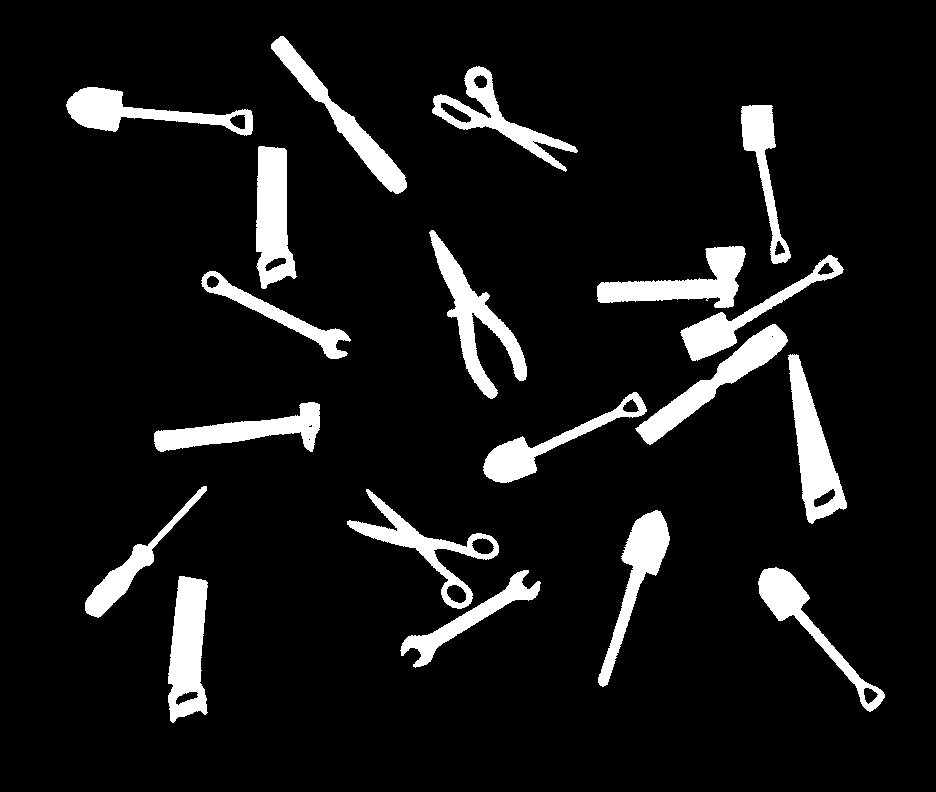
%> input picture Aula 9/TP2_img_01_01b.png, 936 x 792 px
$ octave aula9.m   (GNU Octave 9; MATLAB toolbox functions it lacks are replaced by stand-ins)
%> lines starting %> are read from the running program, lines starting %| are printed output that depends on the picture; in (x1, y1, x2, y2) boxes, pixels count from 0 and x2, y2 are one past the last pixel; in counts of white or black regions, pixels touching at a corner belong together; the program's own positions count from 1
%% TemplateCodeSVPI -------------------------------------------------------
% Name:       João Maria
% Num. Mec:   89132
% Date:       2022

%% Initial configurations
clc % Clear all text from command window
close all % Close all figures previously opened
clear % Clear previous environment variables
%addpath('../lib') % Update yout matlab path (the folder must exist)

list_of_exercises = { %Add, comment or uncomment at will
    %   'Ex1'
    %   'Ex2'
    %   'Ex3'
       'Ex4'
    %
    }; %Defines the exercise to be executed (one or more at a time).


%% Ex1 -------------------------------------------------------------------

exercise = 'Ex1'; % Define the name of the current exercise
if ismember(exercise, list_of_exercises) %... if exer. in list_of_exercises
    disp(['Executing ' exercise ':'])
    clearvars -except list_of_exercises % Delete all previously declared vars

    IM=40;

    A=imread('TP2_img_01_01b.png');
    T=imread('tesoura_org_template.png');

    h=size(T,1);
    w=size(T,2);

    figure();
    imshow(A)

    R=normxcorr2(T,A);

    figure()
    imshow(R)
    pause(0.1)
    hold on;


    [ymax,xmax]=find(R==max(max(R)));
    plot(xmax, ymax,'*g','MarkerSize',18)


    y_max_A=ymax-h/2;
    x_max_A=xmax-w/2;
    %figure(1)
    pause(0.1)
    plot(x_max_A,y_max_A,'*g','MarkerSize',18)


    [L,num]=bwlabel(A);
    s=regionprops(A,'Centroid');

    min_length=9999999;
    min_length_obj_idx=-1;


    for k=1:length(s)
        x=s(k).Centroid(1);
        y=s(k).Centroid(2);
        text(x,y,num2str(k),'FontSize',15,'Color',[1 0 0])
        plot(x,y,'r*','MarkerSize',18)
        plot([x x_max_A],[y y_max_A],'b-')

        obj_length=sqrt((x-x_max_A)^2+(y-y_max_A)^2);

        if obj_length<min_length
            min_length=obj_length;
            min_length_obj_idx=k;

        end

    end

    min_length_obj_idx

end


%% Ex2 -------------------------------------------------------------------

exercise = 'Ex2'; % Define the name of the current exercise
if ismember(exercise, list_of_exercises) %... if exer. in list_of_exercises
    disp(['Executing ' exercise ':'])
    clearvars -except list_of_exercises % Delete all previously declared vars


       A = im2double(imread('TP2_img_01_01b.png'));
    % A = imbinarize(A);
    A = bwareaopen(A,200); % remove objetos com menos de 200 pixeis

    hf = figure;
    imshow(A);
    pause(0.1);

    [L, numObj]= bwlabel(A);
    s = regionprops(L, 'Circularity','Solidity', 'Eccentricity','Centroid');

    % Desenhar os valores para cada objeto
    for k=1:size(s,1)
        x = s(k).Centroid(1);
        y = s(k).Centroid(2);

        text(x-30,y, num2str(k),'Color', [0.5 0.5 0], 'BackgroundColor', [1 1 1], 'EdgeColor', [1 0 0]);
        v = [s(k).Circularity s(k).Solidity s(k).Eccentricity];
        text(x,y, num2str(v',2),'Color', [0.5 0.5 0], 'BackgroundColor', [1 1 1], 'EdgeColor', [1 0 0]);

    end

    % Criar os modelos da pá e do serrote

    idx_pa = 1;
    m.pa.Circularity = s(idx_pa).Circularity;
    m.pa.Solidity = s(idx_pa).Solidity;
    m.pa.Eccentricity = s(idx_pa).Eccentricity;

    idx_ser = 4;
    m.ser.Circularity = s(idx_ser).Circularity;
    m.ser.Solidity = s(idx_ser).Solidity;
    m.ser.Eccentricity = s(idx_ser).Eccentricity;

    % Calcular as distâncias para calssificação

    classes = fields(m);

    for k = 1:size(s,1) %cycle all objects
        v_k = [s(k).Circularity s(k).Solidity s(k).Eccentricity]; % calcular o vetor de descritores
        for class_idx = 1:size(classes,1) % cycle all classes
            class = classes{class_idx};

            v_class = [m.(class).Circularity m.(class).Solidity m.(class).Eccentricity];
            nome_distancia = ['dist_' class];
            s(k).(nome_distancia) = norm(v_k-v_class);
        end
    end

    % fazer a tabela

    T = [(1:numObj)' [s.Circularity]' [s.Solidity]' [s.Eccentricity]' [s.dist_pa]' [s.dist_ser]']


end


%% Ex4 -------------------------------------------------------------------
exercise = 'Ex4'; % Define the name of the current exercise
if ismember(exercise, list_of_exercises) %... if exer. in list_of_exercises
  disp(['Executing ' exercise ':'])

  A = im2double(imread('TP2_img_01_01b.png'));
%> A: size 792x936 double; values 0 (black) and 1 (white), 8.7% white; 19 white regions, largest, box (x1, y1, x2, y2) and area: (168, 576, 208, 723) 4269, (788, 354, 847, 524) 4266, (429, 230, 527, 399) 4194
    % A = imbinarize(A);
    A = bwareaopen(A,200); % remove objetos com menos de 200 pixeis

    hf = figure;
    imshow(A);
    pause(0.1);

    [L, numObj]= bwlabel(A);
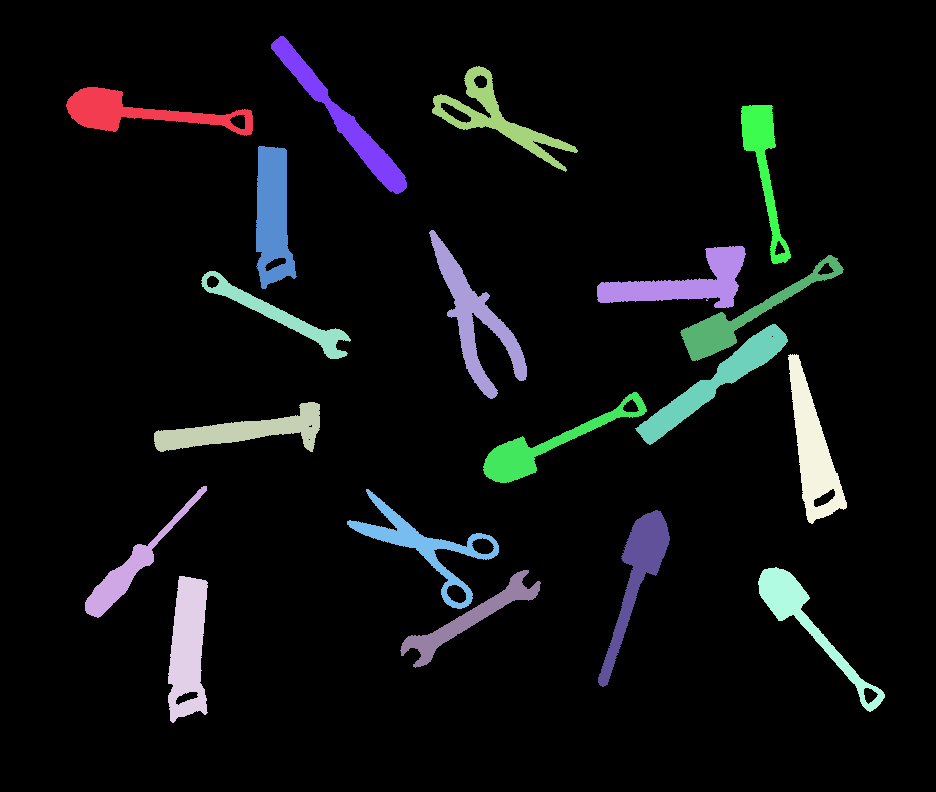
%> L: size 792x936 double; 20 distinct labels, from 0 to 19; one colour per label, 0 black
%> numObj = 19
    s = regionprops(L, 'Circularity','Solidity', 'Eccentricity','Centroid');
%> s = 19 regions; first 5, Centroid, Eccentricity, Circularity and Solidity: [138.7 112.9] 0.987 0.213 0.535, [131.4 568.4] 0.991 0.21 0.704, [244.6 431.6] 0.989 0.236 0.585, [188.4 648.5] 0.971 0.405 0.828, [280.3 316.7] 0.994 0.189 0.545

    % Desenhar os valores para cada objeto
    for k=1:size(s,1)
        x = s(k).Centroid(1);
        y = s(k).Centroid(2);

        text(x-30,y, num2str(k),'Color', [0.5 0.5 0], 'BackgroundColor', [1 1 1], 'EdgeColor', [1 0 0]);
        v = [s(k).Circularity s(k).Solidity s(k).Eccentricity];
        text(x,y, num2str(v',2),'Color', [0.5 0.5 0], 'BackgroundColor', [1 1 1], 'EdgeColor', [1 0 0]);

    end
%> this loop made 19 passes
%> (x, y, v) on passes 1 to 12: (138.7, 112.9, [0.213 0.535 0.987]), (131.4, 568.4, [0.21 0.704 0.991]), (244.6, 431.6, [0.236 0.585 0.989]), (188.4, 648.5, [0.405 0.828 0.971]), (280.3, 316.7, [0.189 0.545 0.994]), (273.3, 216.2, [0.412 0.837 0.971]), (343.3, 120.4, [0.241 0.849 0.995]), (424.7, 546.9, [0.111 0.35 0.912]), (470.1, 619.6, [0.191 0.529 0.989]), (475.7, 320.8, [0.146 0.584 0.943]), (497.6, 118.9, [0.136 0.466 0.934]), (546.2, 446.5, [0.216 0.533 0.987])
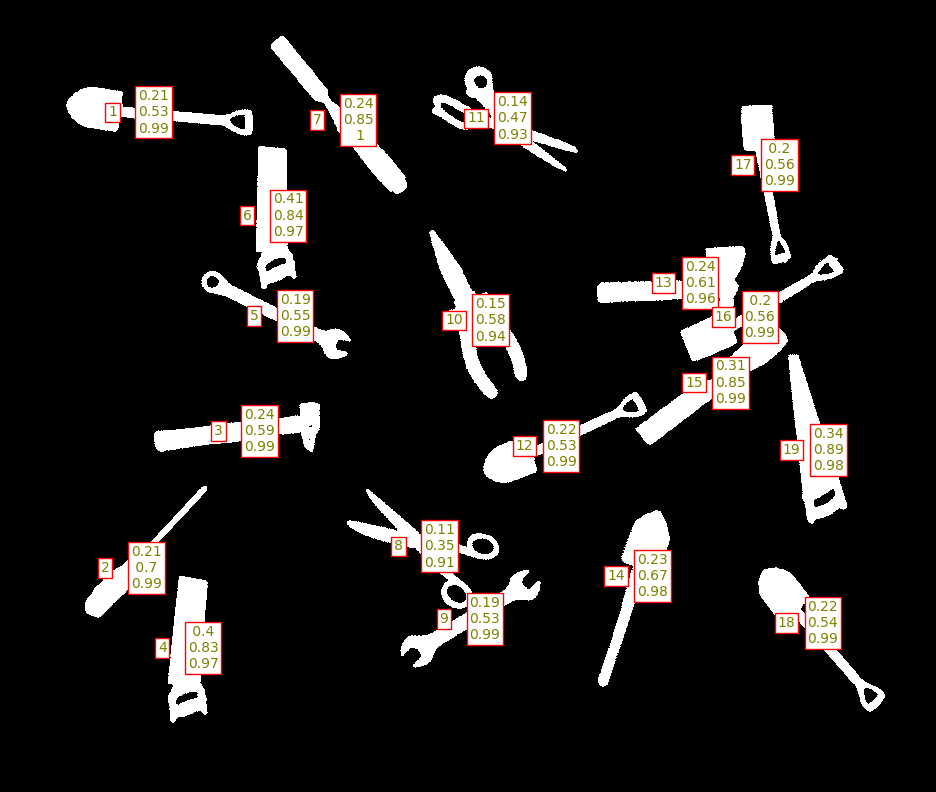
%> figure redrawn from the program's plot data

    % Criar os modelos da pá e do serrote

    idx_pa = [1, 12, 14, 16, 17, 18];

    for k = 1:length(idx_pa)
        m.pa(k).Circularity = s(idx_pa(k)).Circularity;
        m.pa(k).Solidity = s(idx_pa(k)).Solidity;
        m.pa(k).Eccentricity = s(idx_pa(k)).Eccentricity;
    end
    X_pa = [m.pa.Circularity; m.pa.Solidity; m.pa.Eccentricity]';
%> X_pa = [0.213 0.535 0.987; 0.216 0.533 0.987; 0.228 0.671 0.985; 0.205 0.558 0.989; 0.202 0.556 0.989; 0.221 0.539 0.987]


    idx_ser = [4, 6 19];
    for k = 1:length(idx_ser)
        m.ser(k).Circularity = s(idx_ser(k)).Circularity;
        m.ser(k).Solidity = s(idx_ser(k)).Solidity;
        m.ser(k).Eccentricity = s(idx_ser(k)).Eccentricity;
    end
    X_ser = [m.ser.Circularity; m.ser.Solidity; m.ser.Eccentricity]';
%> X_ser = [0.405 0.828 0.971; 0.412 0.837 0.971; 0.337 0.886 0.977]

    Y = [s.Circularity; s.Solidity;s.Eccentricity]';
%> Y = 19 rows, first 12: [0.213 0.535 0.987; 0.21 0.704 0.991; 0.236 0.585 0.989; 0.405 0.828 0.971; 0.189 0.545 0.994; 0.412 0.837 0.971; 0.241 0.849 0.995; 0.111 0.35 0.912; 0.191 0.529 0.989; 0.146 0.584 0.943; 0.136 0.466 0.934; 0.216 0.533 0.987]

    dist_pa = mahal(Y,X_pa);
%> dist_pa = 19 values, max 63707 at index 8, min 0.965 at index 12, mean 6888
%> (the run ends here)
